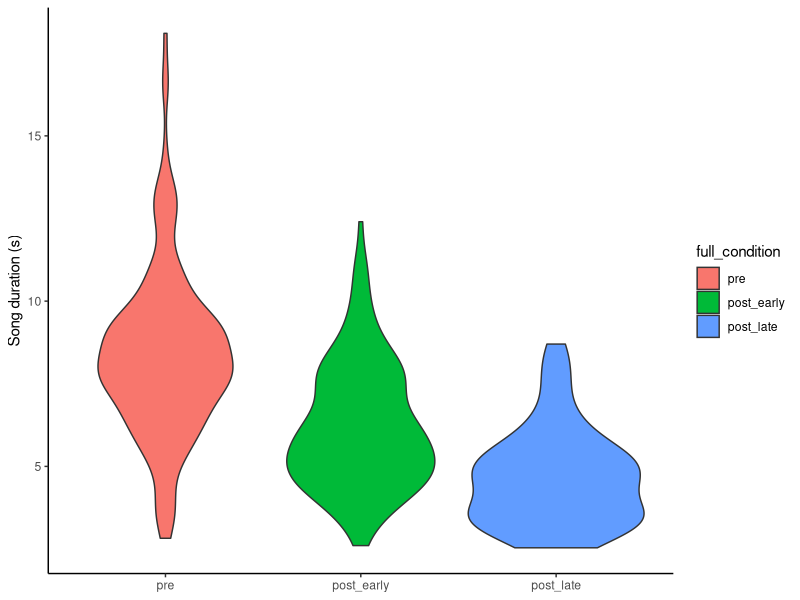

The R script that drew this image:
# reproduce_fig7c.R: Part 1 of the project (reproduction), R half.
#
# Input:  data/songs_real.csv  (made by scripts/extract_songs.py; run that first)
# Output: the Fig 7C reproduction (plot + Mann-Whitney) and real-data values
#         to plug into the simulation (Part 2).
#
# Fill in every TODO. Each section ends with a CHECK so you know you're on track.

library(tidyverse)
library(here)

songs <- read_csv(here("data/songs_real.csv")) |>
  mutate(full_condition = factor(full_condition,
                                 levels = c("pre", "post_early", "post_late")))

# 1. Descriptives ---------------------------------------------------------------
# TODO: count songs and get mean / SEM of `duration` for each full_condition.
desc <- songs |>
  group_by(full_condition) |>
  summarise(n = n(), mean_dur = mean(duration), sem_dur = sd(duration) / sqrt(n()))
desc
# CHECK: n = 157 / 153 / 54 and mean pre ~ 8.37 s, post_late ~ 4.64 s.
#        If the counts are off, stop and fix the Python step first.

# 2. Key test (the paper's analysis) --------------------------------------------
# TODO: two-sided Mann-Whitney (wilcox.test) of duration, pre vs post_late only.
#       Use exact = FALSE (there are ties/large n, and it matches scipy's default).
key_test <- songs |>
  filter(full_condition %in% c("pre", "post_late")) |>
  wilcox.test(duration ~ full_condition, data = _, exact = FALSE)
key_test

key_test <- songs |>
  filter(full_condition %in% c("pre", "post_early")) |>
  wilcox.test(duration ~ full_condition, data = _, exact = FALSE)
key_test

key_test <- songs |>
  filter(full_condition %in% c("post_early", "post_late")) |>
  wilcox.test(duration ~ full_condition, data = _, exact = FALSE)
key_test
# CHECK: p should be on the order of 1e-19 (paper: 1.53e-19).
#        Also run pre vs post_early and post_early vs post_late for completeness.

# 3. Fig 7C, side by side with the original -------------------------------------
# TODO: violin (or box + jitter) of duration by full_condition, y limits 0-16 s,
#       same colors as the paper (pre = blue, post_early = orange, post_late = green).
fig7c <- ggplot(songs, aes(x = full_condition, y = duration, fill = full_condition)) +
  geom_violin() +
  labs(x = NULL, y = "Song duration (s)") +
  theme_classic()
ggsave(here("images/fig7c_reproduced.png"), fig7c, width = 3, height = 3)
# In writeup.qmd, show images/figure7c.png (original) next to this one.

# 4. Where do the songs come from? (key input to the simulation) ----------------
# TODO: count songs per mouse x full_condition. Are all 5 mice in post_late?
per_mouse <- songs |> count(mouse_id, full_condition) |>
  pivot_wider(names_from = full_condition, values_from = n, values_fill = 0)
per_mouse
# Write 2-3 sentences in the writeup about what this table implies for a pooled
# Mann-Whitney that treats every song as independent.

# 5. Per-mouse analysis on the REAL data ----------------------------------------
# Same test as analyze_songs() in dataset_simulations.R: mean log duration per
# mouse, then a paired t-test pre vs post_late (n = number of mice with both).
# TODO: compute mouse_means and run the paired test. Drop mice missing post_late
#       and SAY SO in the writeup. Note: UM008 has only 1 post-late song, so its
#       "mean" is a single value. Mention this, and consider a mixed model as a
#       robustness check: lme4::lmer(log(duration) ~ full_condition + (1 | mouse_id))
mouse_means <- songs |>
  filter(full_condition %in% c("pre", "post_late")) |>
  group_by(mouse_id, full_condition) |>
  summarise(mean_log_dur = mean(log(duration)), .groups = "drop") |>
  pivot_wider(names_from = full_condition, values_from = mean_log_dur) |>
  drop_na(pre, post_late)

mouse_test <- t.test(mouse_means$pre, mouse_means$post_late, paired = TRUE)
mouse_test

songs |> #filtering out mice that were missing post_late data (none of them, but for the sake of following the instructions)
  filter(full_condition %in% c("pre", "post_late")) |>
  distinct(mouse_id) |>
  anti_join(mouse_means, by = "mouse_id")
# 6. Generating values for the simulation (Part 2) ------------------------------
# Replace the guessed values in simulate_songs() with these:

per_mouse <- songs |>
  count(full_condition, mouse_id, name = "n_songs") |>
  group_by(full_condition) |>
  mutate(weight = n_songs / sum(n_songs)) |>
  ungroup()

sim_inputs <- list(
  n_songs        = desc$n,                                   # replaces c(157, 153, 54)
  baseline_log   = mean(log(songs$duration[songs$full_condition == "pre"])),  # replaces log(8)
  effect_late    = mean(log(songs$duration[songs$full_condition == "post_late"])) -
    mean(log(songs$duration[songs$full_condition == "pre"])),  # TODO: mean log(post_late) - mean log(pre)  (paper ratio: log(4.64/8.37))
  total_sd_log   = sd(log(
    songs$duration[songs$full_condition == "pre"]
  )),  # TODO: SD of log(duration) within pre; replaces sqrt(0.09) = 0.3
  mouse_sd       = songs |>
    filter(full_condition == "pre") |>
    group_by(mouse_id) |>
    summarise(mean_log_dur = mean(log(duration)), .groups = "drop") |>
    pull(mean_log_dur) |>
    sd(),  # TODO: SD of per-mouse mean log duration in pre
  mouse_weights  = per_mouse |>
    select(full_condition, mouse_id, weight)   # TODO: per-mouse share of songs in each condition (from per_mouse)
)
sim_inputs

saveRDS(
  sim_inputs,
  here("data/sim_inputs.rds")
)


# Then in dataset_simulations.R, center your parameter grid on these values.
